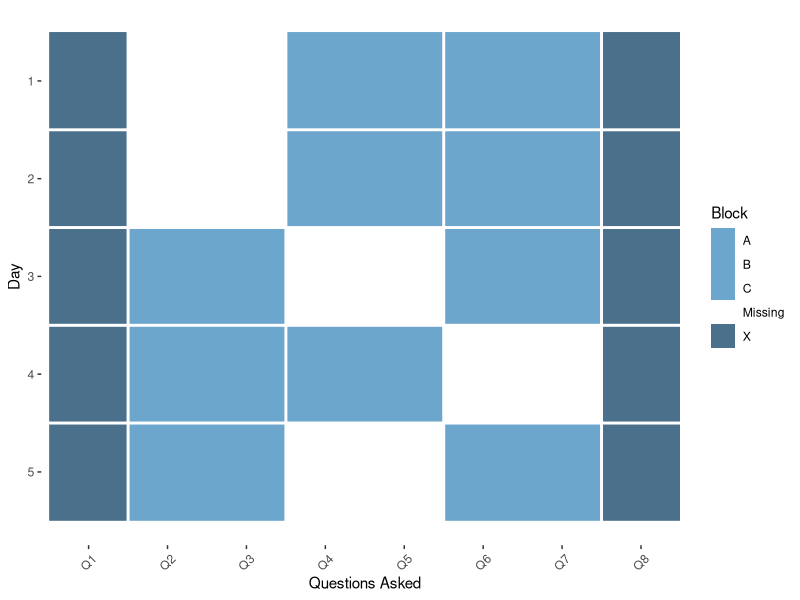
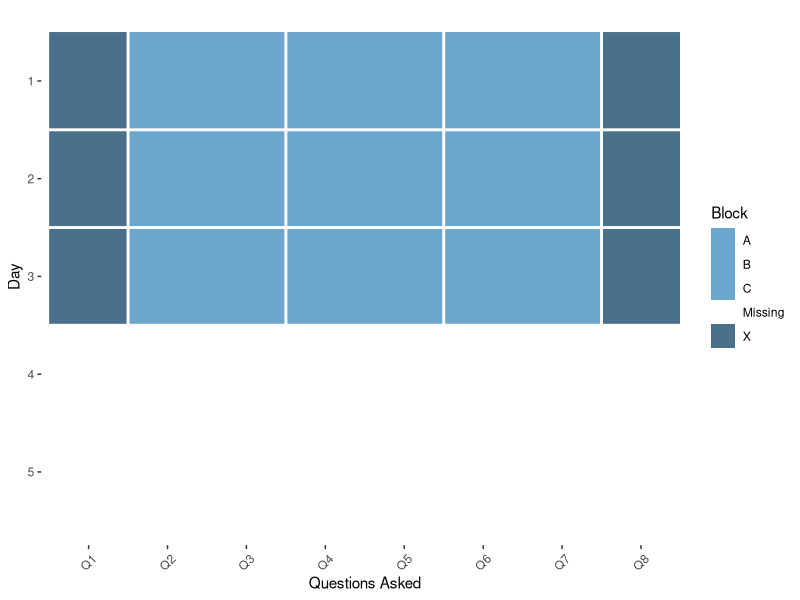

These figures' R source, in order:
## ---- chunk 1
# Creating dataframe to visualize - one subject's questions for 5 days

grps <- list(X=c('Q1','Q8'),A=c('Q2','Q3'),B=c('Q4','Q5'),C=c('Q6','Q7'))

split.form <- function(set,grps){
   set$block[sample(1:nrow(set),nrow(set),FALSE)] <- c('A','B','C')
   set[set$block == "A",grps$A] <- NA
   set[set$block == "B",grps$B] <- NA
   set[set$block == "C",grps$C] <- NA
   set
}

wave.des <- function(set, nmiss, ...) { # nmiss is the number of days each person would miss? 11?? Like, miss a fourth of the days?
  id <- sample(2:5, size=nmiss)
  for (i in 1:nmiss) {
    set[set$day %in% id[i], c('Q1','Q2','Q3','Q4','Q5','Q6','Q7','Q8')] <- NA
  }
  set
}
## ---- chunk 2
cols <- c('Q1','Q2','Q3','Q4','Q5','Q6','Q7','Q8')
fill <- matrix(1, 5, 8)
dat <- data.frame(fill)
colnames(dat) <- cols
dat$day <- seq.int(nrow(dat))
split.dat <- split.form(dat,grps)[1:8]
split.dat
## ---- chunk 3
library(ggplot2)
library(dplyr)
library(reshape2)
datmelt <- split.dat[1:8] %>% is.na %>% melt
colnames(datmelt) <- c("Day","Question","Missing")
datmelt$block <- ifelse((datmelt$Question=="Q1")|(datmelt$Question=="Q8"),"X",ifelse((datmelt$Question=="Q2")|(datmelt$Question=="Q3"),"A",ifelse((datmelt$Question=="Q4")|(datmelt$Question=="Q5"),"B",ifelse((datmelt$Question=="Q6")|(datmelt$Question=="Q7"),"C",0))))
datmelt$color <- ifelse(datmelt$Missing == "TRUE", "Missing", ifelse(datmelt$block == "X","X",ifelse(datmelt$block == "A","A",ifelse(datmelt$block == "B","B",ifelse(datmelt$block == "C","C","Missing")))))
## ---- chunk 4
cols <- c("A" = "skyblue3", "B" = "skyblue3", "C" = "skyblue3", "X" = "skyblue4", "Missing" = "white")
ggplot(datmelt, aes(Question, Day, fill=color)) + geom_raster() + scale_fill_manual(values = cols) + geom_vline(xintercept=seq(1.5, 7.5, 2), lwd=1, colour="white") + geom_hline(yintercept=seq(1.5, 4.5, 1), lwd=1, colour="white") + theme(axis.text.x = element_text(angle=45, vjust=0.5),panel.background = element_rect(fill = NA)) + labs(x = "Questions Asked",y = "Day",fill="Block") + scale_y_reverse()
## ---- chunk 5
wave.dat <- wave.des(dat,2)
wave.dat
## ---- chunk 6
library(ggplot2)
library(dplyr)
library(reshape2)
datmelt <- wave.dat[1:8] %>% is.na %>% melt
colnames(datmelt) <- c("Day","Question","Missing")
datmelt$block <- ifelse((datmelt$Question=="Q1")|(datmelt$Question=="Q8"),"X",ifelse((datmelt$Question=="Q2")|(datmelt$Question=="Q3"),"A",ifelse((datmelt$Question=="Q4")|(datmelt$Question=="Q5"),"B",ifelse((datmelt$Question=="Q6")|(datmelt$Question=="Q7"),"C",0))))
datmelt$color <- ifelse(datmelt$Missing == "TRUE", "Missing", ifelse(datmelt$block == "X","X",ifelse(datmelt$block == "A","A",ifelse(datmelt$block == "B","B",ifelse(datmelt$block == "C","C","Missing")))))
## ---- chunk 7
cols <- c("A" = "skyblue3", "B" = "skyblue3", "C" = "skyblue3", "X" = "skyblue4", "Missing" = "white")
ggplot(datmelt, aes(Question, Day, fill=color)) + geom_raster() + scale_fill_manual(values = cols) + geom_vline(xintercept=seq(1.5, 7.5, 2), lwd=1, colour="white") + geom_hline(yintercept=seq(1.5, 4.5, 1), lwd=1, colour="white") + theme(axis.text.x = element_text(angle=45, vjust=0.5),panel.background = element_rect(fill = NA)) + labs(x = "Questions Asked",y = "Day",fill="Block") + scale_y_reverse()
